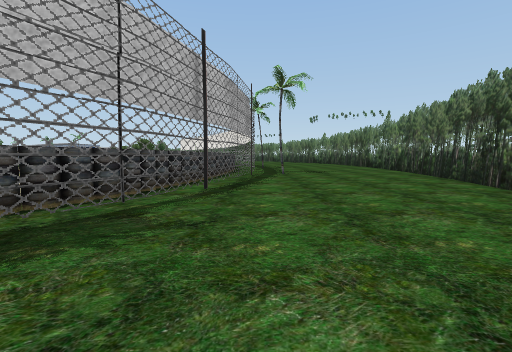
[1] (above)

16 first-person views from a walk through a Unity game level. The camera is 1.3 m above the floor, tilts 4° down and sees 85° across. The floor is counted in squares, 2 m on a side. Each view is taken from the middle of a square. On the plan, view 1 faces up. The plan holds only what a view shows up to about 9 squares ahead; the rest is blank. The place goes on beyond the plan. Some surface patterns are stand-ins.

[2]
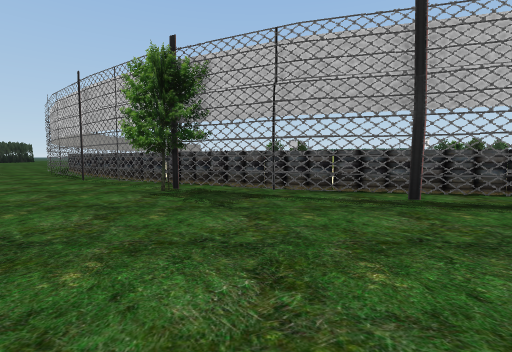

[3]
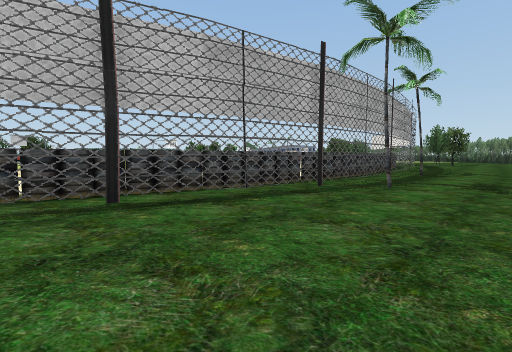

[4]
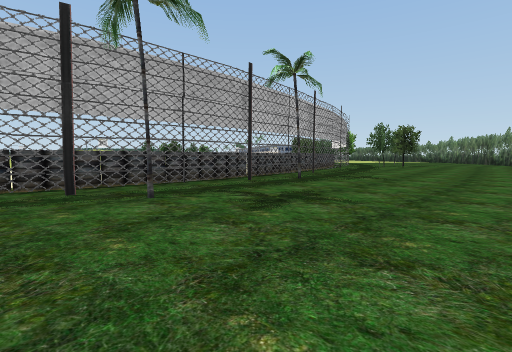

[5]
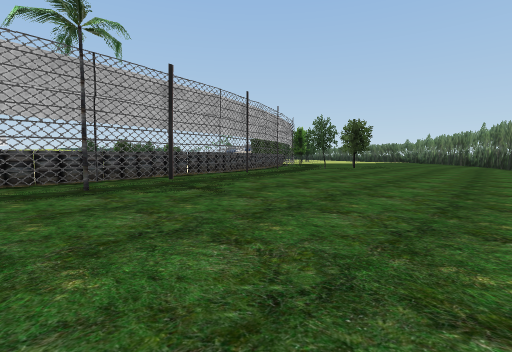

[6]
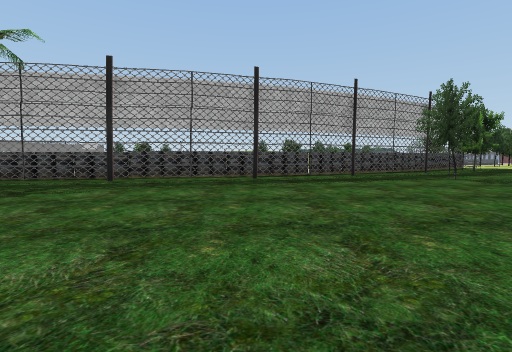

[7]
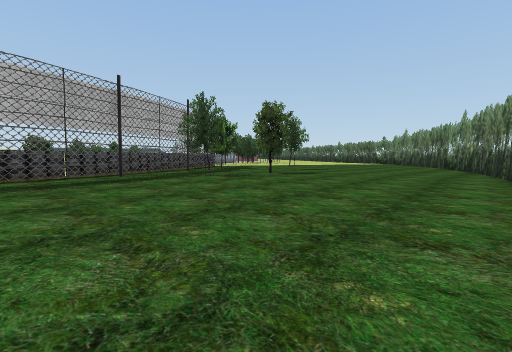

[8]
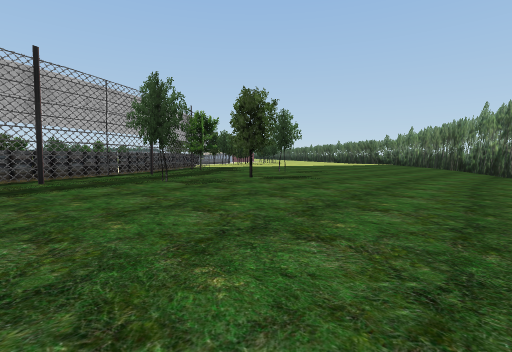

[9]
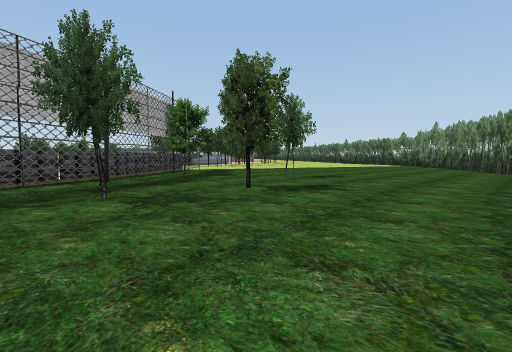

[10]
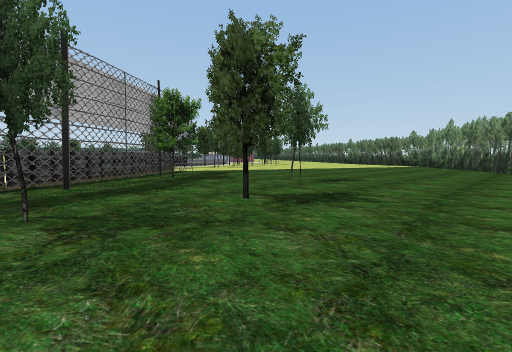

[11]
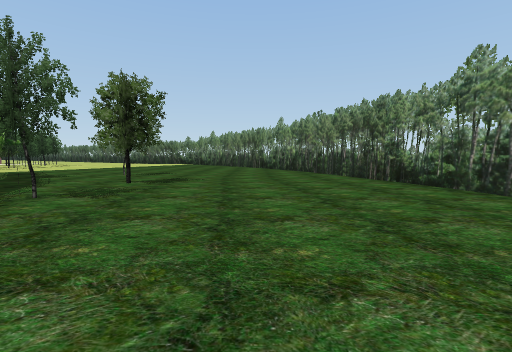

[12]
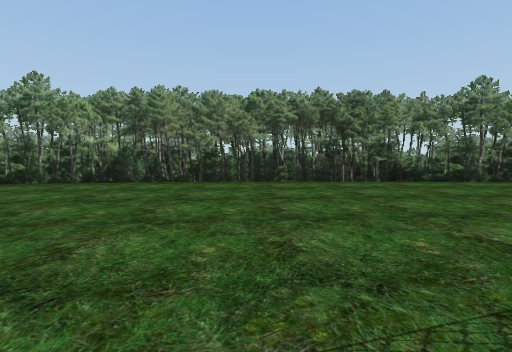

[13]
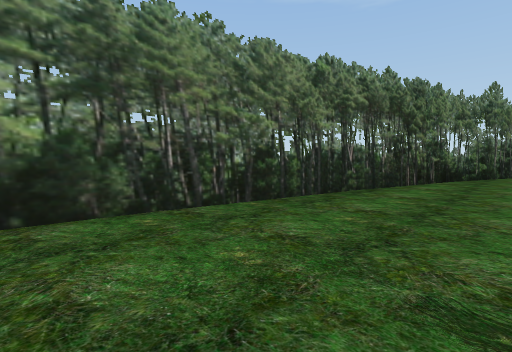

[14]
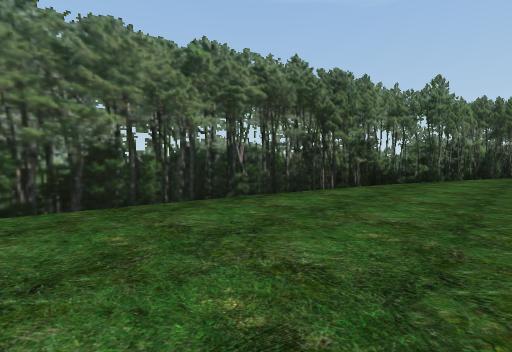

[15]
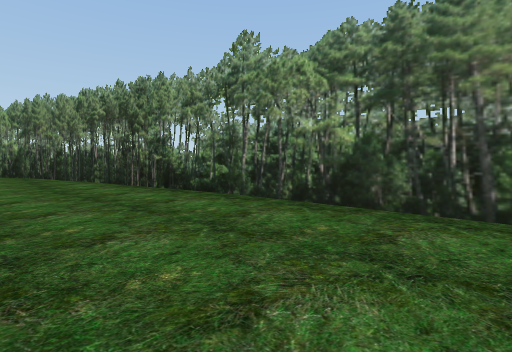

[16]
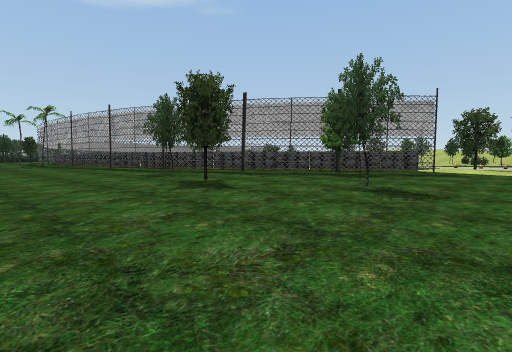

### Floor plan
Key: @ floor where view 1 was taken; # wall or solid block; x gap in a wall; . floor; = window, fence, low wall or low ledge; ^ raised ledge.
Columns run from 8 left of view 1 to 7 right of it. Each row starts with its distance up from view 1.
 34   ...........#
 33 .............#
 32 .....#.......##
 31  ... # .......#
 30   .  # .......#
 29  ^##==. ......#
 28  ^##=### .....#
 27   ^##== ......#
 26    ^#=# ......##
 25    ^###........#
 24     ^#. .......#
 23     ^#.........#
 22      ^#........#
 21      ^#........#
 20      ^#........#
 19       ^#.......#
 18       ^#.......#
 17       ^#.......#
 16       ^#.......#
 15        ^.......#
 14        ^#......#
 13        ^#......#
 12        ^#.....##
 11        ^#.....#
 10        ^#.....#
  9        ^#.....#
  8        ^......#
  7       ^#.....##
  6       ^#.....#
  5       ^#.....#
  4       ^......#
  3      ^#.....##
  2      ^#.....#
  1     ^## ...##
  0    ^.. .@  #
 -1    ^#...
 -2   ^#...
 -3   #..
 -4    x

Where each view was taken, in squares from view 1:
view 1: 0 up, 0 right, facing up
view 2: 3 up, 3 right, facing left
view 3: 4 up, 3 right, facing up-left
view 4: 8 up, 5 right, facing up-left
view 5: 13 up, 6 right, facing up-left
view 6: 20 up, 6 right, facing left
view 7: 20 up, 6 right, facing up-left
view 8: 22 up, 5 right, facing up-left
view 9: 24 up, 3 right, facing up-left
view 10: 25 up, 2 right, facing up-left
view 11: 21 up, 2 right, facing up
view 12: 21 up, 1 left, facing right
view 13: 13 up, 3 right, facing down-right
view 14: 11 up, 2 right, facing down-right
view 15: 23 up, 3 right, facing up-right
view 16: 34 up, 3 right, facing down-left
